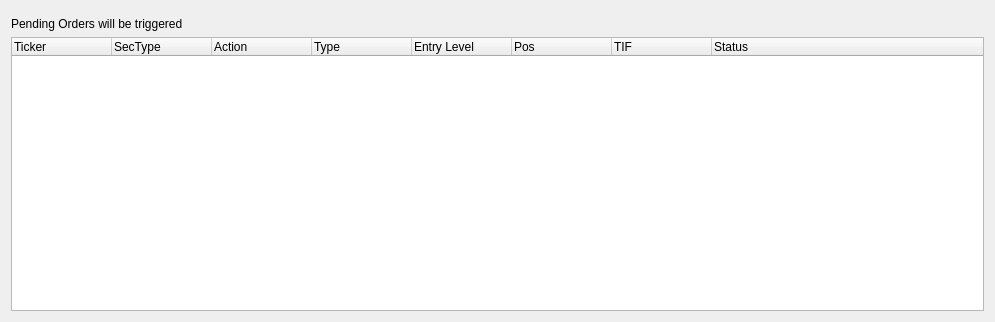
<?xml version="1.0" encoding="UTF-8"?>
<ui version="4.0">
 <class>OrderTab</class>
 <widget class="QWidget" name="OrderTab">
  <property name="geometry">
   <rect>
    <x>0</x>
    <y>0</y>
    <width>995</width>
    <height>322</height>
   </rect>
  </property>
  <layout class="QVBoxLayout" name="verticalLayout">
   <item>
    <widget class="OrderEntry" name="orderEntry" native="true">
     <property name="sizePolicy">
      <sizepolicy hsizetype="Preferred" vsizetype="Maximum">
       <horstretch>0</horstretch>
       <verstretch>0</verstretch>
      </sizepolicy>
     </property>
    </widget>
   </item>
   <item>
    <widget class="QLabel" name="labForPendingOrders">
     <property name="text">
      <string>Pending Orders will be triggered</string>
     </property>
    </widget>
   </item>
   <item>
    <widget class="QTreeWidget" name="trePendingOrders">
     <property name="editTriggers">
      <set>QAbstractItemView::NoEditTriggers</set>
     </property>
     <property name="animated">
      <bool>true</bool>
     </property>
     <column>
      <property name="text">
       <string>Ticker</string>
      </property>
     </column>
     <column>
      <property name="text">
       <string>SecType</string>
      </property>
     </column>
     <column>
      <property name="text">
       <string>Action</string>
      </property>
     </column>
     <column>
      <property name="text">
       <string>Type</string>
      </property>
     </column>
     <column>
      <property name="text">
       <string>Entry Level</string>
      </property>
     </column>
     <column>
      <property name="text">
       <string>Pos</string>
      </property>
     </column>
     <column>
      <property name="text">
       <string>TIF</string>
      </property>
     </column>
     <column>
      <property name="text">
       <string>Status</string>
      </property>
     </column>
     <column>
      <property name="text">
       <string/>
      </property>
     </column>
    </widget>
   </item>
  </layout>
 </widget>
 <customwidgets>
  <customwidget>
   <class>OrderEntry</class>
   <extends>QWidget</extends>
   <header location="global">/order_entry.h</header>
   <container>1</container>
  </customwidget>
 </customwidgets>
 <resources/>
 <connections/>
</ui>
